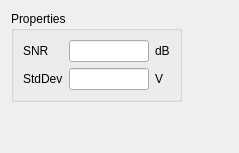
         <widget class="QWidget" name="awgn">
          <attribute name="title">
           <string>AWGN</string>
          </attribute>
          <layout class="QGridLayout" name="gridLayout_11">
           <item row="0" column="0">
            <widget class="QGroupBox" name="groupBox_9">
             <property name="title">
              <string>Properties</string>
             </property>
             <layout class="QGridLayout" name="gridLayout_12">
              <item row="0" column="0">
               <widget class="QLabel" name="label_19">
                <property name="text">
                 <string>SNR</string>
                </property>
               </widget>
              </item>
              <item row="0" column="1">
               <widget class="QLineEdit" name="lineEdit_channel_awgn_snr">
                <property name="minimumSize">
                 <size>
                  <width>60</width>
                  <height>0</height>
                 </size>
                </property>
                <property name="maximumSize">
                 <size>
                  <width>80</width>
                  <height>16777215</height>
                 </size>
                </property>
               </widget>
              </item>
              <item row="0" column="2">
               <widget class="QLabel" name="label_20">
                <property name="text">
                 <string>dB</string>
                </property>
               </widget>
              </item>
              <item row="1" column="0">
               <widget class="QLabel" name="label_21">
                <property name="text">
                 <string>StdDev</string>
                </property>
               </widget>
              </item>
              <item row="1" column="1">
               <widget class="QLineEdit" name="lineEdit_channel_awgn_stddev">
                <property name="minimumSize">
                 <size>
                  <width>60</width>
                  <height>0</height>
                 </size>
                </property>
                <property name="maximumSize">
                 <size>
                  <width>80</width>
                  <height>16777215</height>
                 </size>
                </property>
               </widget>
              </item>
              <item row="1" column="2">
               <widget class="QLabel" name="label_22">
                <property name="text">
                 <string>V</string>
                </property>
               </widget>
              </item>
             </layout>
            </widget>
           </item>
           <item row="0" column="1">
            <spacer name="horizontalSpacer_4">
             <property name="orientation">
              <enum>Qt::Horizontal</enum>
             </property>
             <property name="sizeHint" stdset="0">
              <size>
               <width>40</width>
               <height>20</height>
              </size>
             </property>
            </spacer>
           </item>
           <item row="1" column="0" colspan="2">
            <spacer name="verticalSpacer_3">
             <property name="orientation">
              <enum>Qt::Vertical</enum>
             </property>
             <property name="sizeHint" stdset="0">
              <size>
               <width>20</width>
               <height>40</height>
              </size>
             </property>
            </spacer>
           </item>
          </layout>
         </widget>
